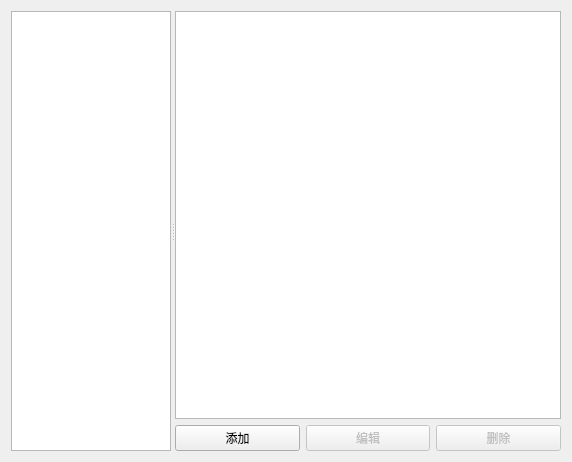
<?xml version="1.0" encoding="UTF-8"?>
<ui version="4.0">
 <class>QemuVMPreferencesPageWidget</class>
 <widget class="QWidget" name="QemuVMPreferencesPageWidget">
  <property name="geometry">
   <rect>
    <x>0</x>
    <y>0</y>
    <width>572</width>
    <height>462</height>
   </rect>
  </property>
  <property name="windowTitle">
   <string>Qemu VMs</string>
  </property>
  <property name="accessibleName">
   <string>Qemu VM templates</string>
  </property>
  <property name="accessibleDescription">
   <string/>
  </property>
  <layout class="QVBoxLayout" name="verticalLayout_2">
   <item>
    <widget class="QSplitter" name="splitter">
     <property name="orientation">
      <enum>Qt::Horizontal</enum>
     </property>
     <widget class="QTreeWidget" name="uiQemuVMsTreeWidget">
      <property name="sizePolicy">
       <sizepolicy hsizetype="Preferred" vsizetype="Expanding">
        <horstretch>0</horstretch>
        <verstretch>0</verstretch>
       </sizepolicy>
      </property>
      <property name="maximumSize">
       <size>
        <width>160</width>
        <height>16777215</height>
       </size>
      </property>
      <property name="font">
       <font>
        <pointsize>11</pointsize>
        <weight>75</weight>
        <bold>true</bold>
       </font>
      </property>
      <property name="selectionMode">
       <enum>QAbstractItemView::ExtendedSelection</enum>
      </property>
      <property name="iconSize">
       <size>
        <width>32</width>
        <height>32</height>
       </size>
      </property>
      <property name="rootIsDecorated">
       <bool>false</bool>
      </property>
      <attribute name="headerVisible">
       <bool>false</bool>
      </attribute>
      <column>
       <property name="text">
        <string notr="true">1</string>
       </property>
      </column>
     </widget>
     <widget class="QWidget" name="layoutWidget">
      <layout class="QVBoxLayout" name="verticalLayout">
       <item>
        <widget class="QTreeWidget" name="uiQemuVMInfoTreeWidget">
         <property name="sizePolicy">
          <sizepolicy hsizetype="MinimumExpanding" vsizetype="Expanding">
           <horstretch>0</horstretch>
           <verstretch>0</verstretch>
          </sizepolicy>
         </property>
         <property name="indentation">
          <number>10</number>
         </property>
         <property name="allColumnsShowFocus">
          <bool>true</bool>
         </property>
         <attribute name="headerVisible">
          <bool>false</bool>
         </attribute>
         <column>
          <property name="text">
           <string>1</string>
          </property>
         </column>
         <column>
          <property name="text">
           <string>2</string>
          </property>
         </column>
        </widget>
       </item>
       <item>
        <layout class="QHBoxLayout" name="horizontalLayout_5">
         <item>
          <widget class="QPushButton" name="uiNewQemuVMPushButton">
           <property name="text">
            <string>添加</string>
           </property>
          </widget>
         </item>
         <item>
          <widget class="QPushButton" name="uiEditQemuVMPushButton">
           <property name="enabled">
            <bool>false</bool>
           </property>
           <property name="text">
            <string>编辑</string>
           </property>
          </widget>
         </item>
         <item>
          <widget class="QPushButton" name="uiDeleteQemuVMPushButton">
           <property name="enabled">
            <bool>false</bool>
           </property>
           <property name="text">
            <string>删除</string>
           </property>
          </widget>
         </item>
        </layout>
       </item>
      </layout>
     </widget>
    </widget>
   </item>
  </layout>
 </widget>
 <tabstops>
  <tabstop>uiNewQemuVMPushButton</tabstop>
  <tabstop>uiDeleteQemuVMPushButton</tabstop>
 </tabstops>
 <resources/>
 <connections/>
 <designerdata>
  <property name="gridDeltaX">
   <number>10</number>
  </property>
  <property name="gridDeltaY">
   <number>10</number>
  </property>
  <property name="gridSnapX">
   <bool>true</bool>
  </property>
  <property name="gridSnapY">
   <bool>true</bool>
  </property>
  <property name="gridVisible">
   <bool>true</bool>
  </property>
 </designerdata>
</ui>
